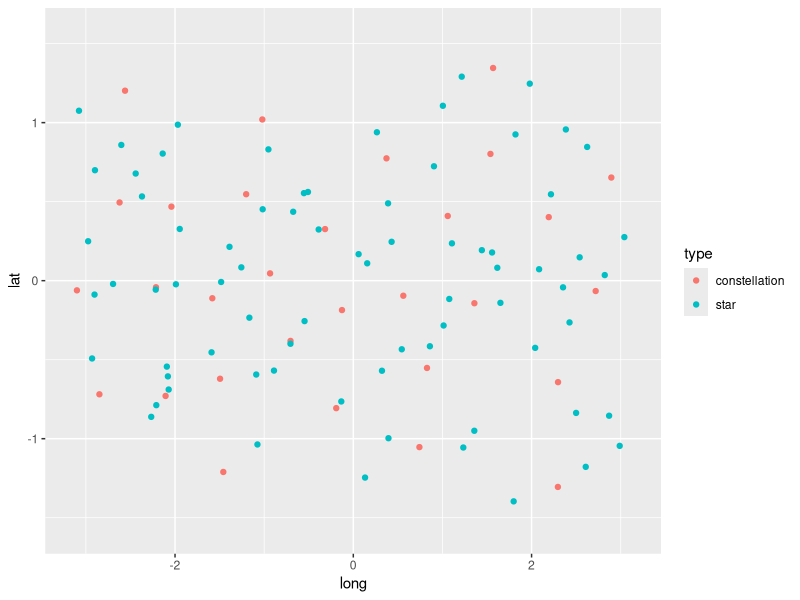
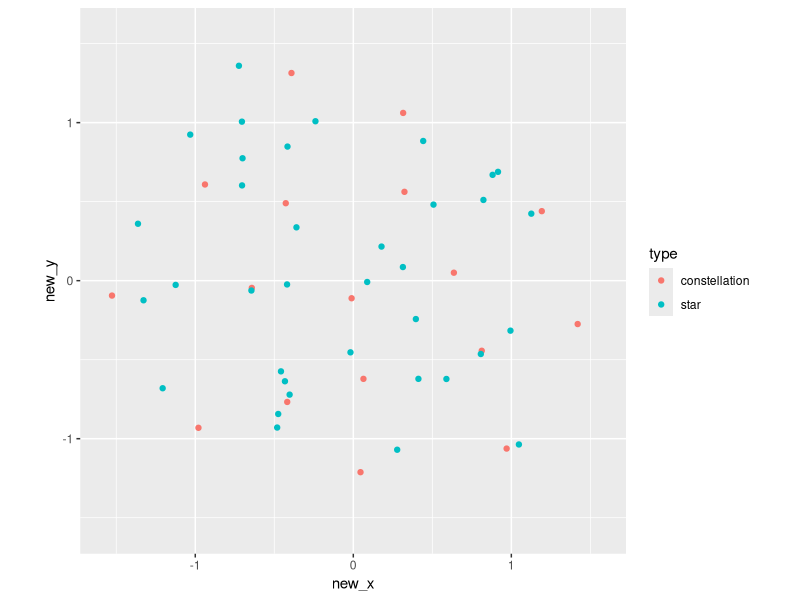
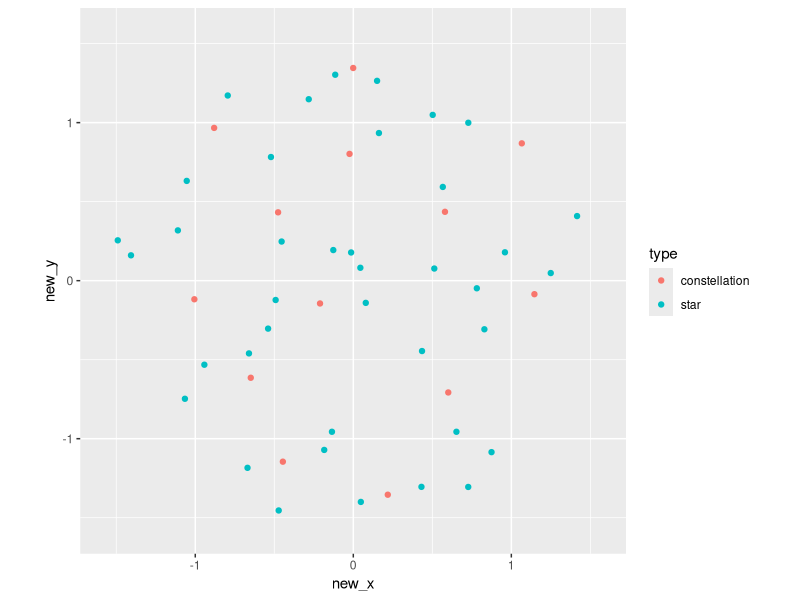

The R script that drew these images, in order:
# try Mitchell's best-candidate algorithm
# https://observablehq.com/@mbostock/best-candidate-circles
library(tidyverse)

disk_sampling <- function(points_n, candidates_n, distance_limit) {
  
  df <- tibble(
    x = c(rnorm(1), rep(0, points_n - 1)),
    y = c(rnorm(1), rep(0, points_n - 1)),
    z = c(rnorm(1), rep(0, points_n - 1))
  ) %>%
    mutate(normalize = sqrt(x^2 + y^2 + z^2)) %>%
    mutate(normalize = if_else(normalize == 0, 1, normalize)) %>%
    mutate(x = x / normalize,
           y = y / normalize,
           z = z / normalize) %>%
    select(-normalize) %>%
    rowid_to_column("id") 
  
  for(i in seq(2, points_n)) {
    
    candidates <- tibble(
      can_x = rnorm(candidates_n),
      can_y = rnorm(candidates_n),
      can_z = rnorm(candidates_n)
    ) %>%
      mutate(normalize = sqrt(can_x^2 + can_y^2 + can_z^2)) %>%
      mutate(can_x = can_x / normalize,
             can_y = can_y / normalize,
             can_z = can_z / normalize) %>%
      select(-normalize) %>%
      rowid_to_column("can_id") 
    
    best_candidate <- df %>%
      filter(x != 0 | y != 0 | z != 0) %>%
      expand_grid(candidates) %>%
      mutate(distance = acos(x * can_x + 
                               y * can_y + 
                               z * can_z)) %>%
      group_by(can_id) %>%
      summarise(distance = min(distance)) %>%
      filter(distance == max(distance)) %>%
      filter(distance > distance_limit) %>%
      slice(1) %>%
      pull(can_id)
    
    if(length(best_candidate) > 0) {
      best_candidate <- candidates %>%
        filter(can_id == best_candidate) %>%
        mutate(can_id = i) %>%
        rename_with(~ gsub("can_", "", .x))
      
      df <- df %>%
        rows_update(best_candidate, by = "id")
    }
  
  }
  
  df <- df %>%
    filter(x != 0 | y != 0 | z != 0)
  
  return(df)
}

# https://en.wikipedia.org/wiki/Nicolosi_globular_projection
## Use these two to graph the halfs
projection <- function(df) {
  
  df <- df %>% 
    mutate(R = 1,
           long_0 = -(pi / 2)) %>%
    mutate(lat = asin(z / R),
           long = atan2(y, x)) %>%
    mutate(b = (pi / (2 * (long - long_0))) - ((2 * (long - long_0)) / pi),
           c = (2 * lat) / pi) %>%
    mutate(d = (1 - c^2) / (sin(lat) - c)) %>%
    mutate(M = (((b * sin(lat)) / d) - (b / 2)) / (1 + (b^2/d^2)),
           N = (((d^2 * sin(lat)) / b^2) + (d / 2)) / (1 + (d^2 / b^2))) %>%
    mutate(new_x = (pi / 2) * R * (M + sign(long - long_0) * sqrt(M^2 + (cos(lat)^2 / (1 + (b^2 / d^2)) ))),
           new_y = (pi / 2) * R * (N + -1 * sign(lat) * sqrt(N^2 - ((d^2 / b^2) * sin(lat)^2 + d * sin(lat) - 1) / (1 + d^2 / b^2)))) %>%
    mutate(new_x = if_else(long - long_0 == 0, 0, new_x),
           new_y = if_else(long - long_0 == 0, R * lat, new_y)) %>%
    mutate(new_x = if_else(lat == 0, R * (long - long_0), new_x),
           new_y = if_else(lat == 0, 0, new_y)) %>%
    mutate(new_x = if_else(abs(long - long_0) == (pi / 2), R * (long - long_0) * cos(lat), new_x),
           new_y = if_else(abs(long - long_0) == (pi / 2), pi / 2 * R * sin(lat), new_y)) %>%
    mutate(new_x = if_else(abs(lat) == (pi / 2), 0, new_x),
           new_y = if_else(abs(lat) == (pi / 2), R * lat, new_y)) %>%
    mutate(graph = ifelse(long - long_0 < (pi / 2) &
                            long - long_0 > -(pi / 2), 1, 2),
           save_new_x = new_x,
           save_new_y = new_y) %>% 
    mutate(R = 1,
           long_0 = (pi / 2)) %>%
    mutate(lat = asin(z / R),
           long = atan2(y, x)) %>%
    mutate(b = (pi / (2 * (long - long_0))) - ((2 * (long - long_0)) / pi),
           c = (2 * lat) / pi) %>%
    mutate(d = (1 - c^2) / (sin(lat) - c)) %>%
    mutate(M = (((b * sin(lat)) / d) - (b / 2)) / (1 + (b^2/d^2)),
           N = (((d^2 * sin(lat)) / b^2) + (d / 2)) / (1 + (d^2 / b^2))) %>%
    mutate(new_x = (pi / 2) * R * (M + sign(long - long_0) * sqrt(M^2 + (cos(lat)^2 / (1 + (b^2 / d^2)) ))),
           new_y = (pi / 2) * R * (N + -1 * sign(lat) * sqrt(N^2 - ((d^2 / b^2) * sin(lat)^2 + d * sin(lat) - 1) / (1 + d^2 / b^2)))) %>%
    mutate(new_x = if_else(long - long_0 == 0, 0, new_x),
           new_y = if_else(long - long_0 == 0, R * lat, new_y)) %>%
    mutate(new_x = if_else(lat == 0, R * (long - long_0), new_x),
           new_y = if_else(lat == 0, 0, new_y)) %>%
    mutate(new_x = if_else(abs(long - long_0) == (pi / 2), R * (long - long_0) * cos(lat), new_x),
           new_y = if_else(abs(long - long_0) == (pi / 2), pi / 2 * R * sin(lat), new_y)) %>%
    mutate(new_x = if_else(abs(lat) == (pi / 2), 0, new_x),
           new_y = if_else(abs(lat) == (pi / 2), R * lat, new_y)) %>%
    mutate(new_x = if_else(graph == 2, new_x, save_new_x),
           new_y = if_else(graph == 2, new_y, save_new_y)) %>%
    select(-R, -long_0, -b, -c, -d, -M, -N, 
           -save_new_x, -save_new_y)
  
  return(df)
}

constellations <- disk_sampling(30, 25, .01) %>%
  mutate(type = "constellation")

stars <- rbind(disk_sampling(15, 25, .01),
               disk_sampling(15, 25, .01),
               disk_sampling(15, 25, .01),
               disk_sampling(15, 25, .01),
               disk_sampling(15, 25, .01)) %>%
  mutate(type = "star")
               
df <- rbind(constellations,
            stars)

df <- projection(df)

ggplot(data = df) +
  geom_point(aes(x = long, y = lat, color = type)) +
  scale_x_continuous(limits = c(-pi, pi)) +
  scale_y_continuous(limits = c(-(pi / 2), (pi / 2)))
ggplot(data = df[df$graph == 1, ]) +
  geom_point(aes(x = new_x, y = new_y, color = type)) +
  coord_equal() +
  scale_x_continuous(limits = c(-(pi / 2), (pi / 2))) +
  scale_y_continuous(limits = c(-(pi / 2), (pi / 2)))
ggplot(data = df[df$graph == 2, ]) +
  geom_point(aes(x = new_x, y = new_y, color = type)) +
  coord_equal() +
  scale_x_continuous(limits = c(-(pi / 2), (pi / 2))) +
  scale_y_continuous(limits = c(-(pi / 2), (pi / 2)))

# maybe remove stars that are too close? - maybe not



